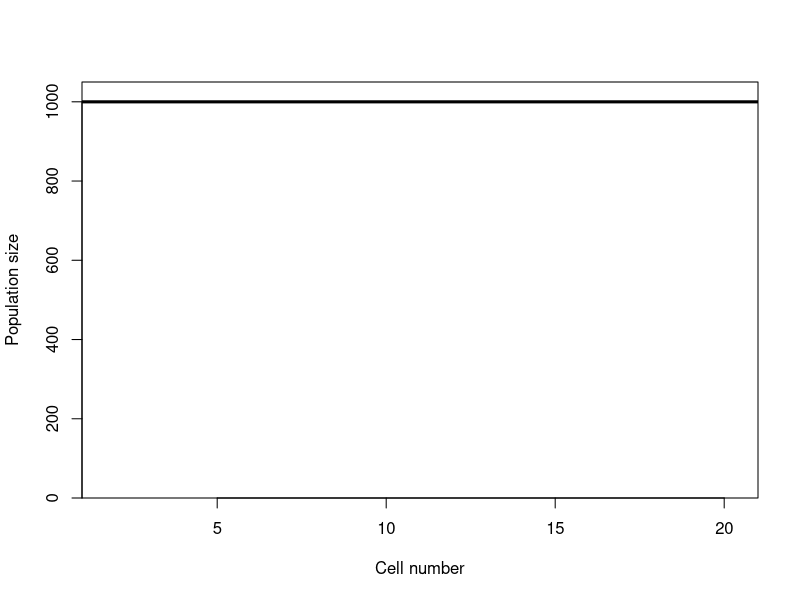

Reproduce this figure in R. (Note: this script raises an error after producing the figure.)
## ---- chunk 1
knitr::opts_chunk$set(echo = TRUE)
## ---- chunk 2
calc.harvest.vec <- function(u.out, ncells, MPA.width)  {
   u.vec <- vector(length=ncells) #create vector to store harvest rates in each cell hence the the length is ncells 
   u.vec[] <- u.out       #set every cell to u.out, equivalent to u.vec[1:ncells] <- u.out   
   if (MPA.width > 0) {   #no need to do this if there is no MPA! 
      MPA.begin <- round((ncells-MPA.width)/2)+1  #start cell of MPAin the middle of ncells 
      MPA.end <- MPA.begin + MPA.width -1         #end cell of MPA in the middle of ncells 
      u.vec[MPA.begin:MPA.end] <- 0        
   }
   return(u.vec)
}

calc.harvest.vec(u.out=0.5, ncells=100, MPA.width =5) 


## ---- chunk 3
MPA.model <- function(r, K, u.out, ncells, nsteps, 
                      MPA.width, mrate) {
   #harvest rate in each cell using function described in part 1
   u.vec <- calc.harvest.vec(u.out=u.out, ncells=ncells, MPA.width=MPA.width)
   
   #Population in each cell, empty cells place holder for later calcualtions 
   pop <- vector(length=ncells) 
   
   #set starting population in vector pop in each cell 
   # equal to K; this can be biomass estimate at first time step
    pop[]<-K
   
  # this models assumed pacman movement of individuals in the cells; where individuals moving off the right appear on the left and vice versa; there are other movement simulations that can be considered 
   #vector left.cells storing the cell numbers of cells to the left of each cell
   left.cell<- c(ncells, 1: (ncells-1))
    
   #vector right.cells storing the cell numbers of cells to the right of each cell
   right.cell<- c(2: ncells, 1) #Start at 2 since the fist cell (think corner) cannot move to the right, only to the left. the :1 wraps the area around 
   
   print(left.cell) #print allows you to see what the vectors look like to make sure they are right; not necessary when running simulations but are a good check 
   print(right.cell)
   print(u.vec)
   print(pop)
   
   #plot the initial numbers
   plot(x=1:ncells, y=pop, xlab="Cell number", lwd=3,
        ylab="Population size", ylim=c(0, 1.05*max(pop)), 
        type="l", yaxs="i", xaxs="i")
   
   #loop through the time steps (nsteps or # of years)
   for (i in 1:nsteps) {
      #Vector "leaving" is number of individuals leaving each cell 
      #Number leaving each cell is 2*movement rate*pop size
     #since i used vector operation there is no need to loop 
      leaving<-2*mrate*pop
      
      #The number of immigrants is 1/2 those leaving cells to the left and 1/2 those leaving cells to the right. 
      #The idea here is that individuals evely migrate to left and right cells
      arriving<-0.5*leaving[left.cell]+ 0.5*leaving[right.cell]
      
      #surplus production from the logistic model
      surplus<- r*pop *(1-pop/K)
      
      #Using Traceys Pt model, we would need to include the new variables in the first line of the function
       b_next = b + ((phi + 1) / phi ) * g * b * (1 -  (b ^ phi)  / (phi + 1)) - g * f_intervention * b - g * f_nonintervention * b
      
      #catches = harvest rate in each cell times the population size 
      #basically how much are we catching at each time step
      catches<- u.vec*pop
      
      
      #Now that we caught some fish and some migrated we update the population numbers
      pop<-pop+surplus-catches- leaving+ arriving
      
      #plot the population in each cell (uncomment when ready); plot allows us to see what population numbers look like in each cell as the model steps through each time step. We should see higher population inside MPA since harvest rate is 0.
      lines(x=1:ncells, y=pop, lwd=(nsteps-i+1)/nsteps*3)
   }
}
MPA.model(r=0.2, K=1000, u.out=0.4, ncells=21,
          MPA.width=5, nsteps=10, mrate=0.2)
## ---- chunk 4
MPA.eqm.catch <- function(r, K, u.out, ncells, nsteps, 
                      MPA.width, mrate) {
   #harvest rate in each cell
   u.vec <- calc.harvest.vec(u.out=u.out, ncells=ncells, MPA.width=MPA.width)
   
   #Population in each cell
   pop <- vector(length=ncells) 
   
   #set starting population in vector pop in each cell 
   # equal to K
    pop[]<-K
   
   #vector left.cells storing the cell numbers of  
   # cells to the left of each cell
   left.cell<- c(ncells, 1: (ncells-1))
    
   #vector right.cells storing the cell numbers of 
   # cells to the right of each cell
   right.cell<- c(2: ncells, 1) #Start at 2 since the fist cell cannot move to the right, only to the left. the :1 wraps the area around 

   #loop through the time steps
   for (i in 1:nsteps) {
      #Vector "leaving" of number leaving each cell 
      #Number leaving each cell is 2*movement rate*pop size
      leaving<-2*mrate*pop
      
      #The number of immigrants is 1/2 those leaving cells to the left and 1/2 those leaving cells to the right. 
      #This is a complicated expression, take a minute to think it through!
      arriving<-0.5*leaving[left.cell]+ 0.5*leaving[right.cell]
      
      #surplus production from the logistic model
      surplus<- r*pop *(1-pop/K)
      
      #catches = harvest rate in each cell times the population size 
      catches<- u.vec*pop
      
      #update the population numbers
      pop<-pop+surplus-catches- leaving+ arriving
      
   }
   return(sum(catches)) 
}

MPA.eqm.catch(r=0.2, K=1000, u.out=0.4, ncells=21,
          MPA.width=5, nsteps=10, mrate=0.2)
## ---- chunk 5
contour.width.harvest <- function(r=0.2, K=1000, ncells=100, nsteps=1000, mrate=0.2) {
   #vector MPA.widths[] to loop over; empty vectors as place holders
   MPA.widths <- 1:100  

   #vector harvest[] to loop over
   harvest <- seq(0,0.5,length.out=100)   
   
   #matrix catch.mat[] to store the equilibrium catches; rows are harvest, columns are MPA widths
   catch.mat<-matrix(nrow=length(harvest), ncol=length(MPA.widths))
    
   #loop through widths *and* loop through harvest rates
   #storing equilibrium summed catches from MPA.eqm.catch() 
   #length(harvest) used since the matrix will not recognize cell 0.5 column 10. Technicaly does not exist.
   
  for (i in 1:length(harvest)){
    for (j in 1:length(MPA.widths)){
      catch.mat[i, j]<-MPA.eqm.catch(r=r, K=K, u.out=harvest[i], ncells=ncells,MPA.width=MPA.widths[j], nsteps=nsteps, mrate=mrate)
    }
  }
   print(paste(i,j))  #this prints out the current loop number for progress
   
   
   #Plot a contour showing total catches by MPAwidth and harvest rate
   #xvalues are the harvest values, y values are MPA.widths, and 
   #z values are equilibrium catches stored in the matrix
   contour(x=harvest, y=MPA.widths, z=catch.mat,
           xlab="Harvest rate",  ylab="MPA width", 
           xaxs="i",yaxs="i", levels=c(100,200,300, 500,
                                       seq(1000,5000,500)))
   
   #return the resulting values for catches
   return(catch.mat)
}

contour.width.harvest()


#pdf("Figures//newfig.pdf",width=8, height=5)
x <- contour.width.harvest(r=0.2, K=1000, ncells=100, 
                           nsteps=100, mrate=0.1) 
#dev.off()

#lower movement rate
x <- contour.width.harvest(r=0.2, K=1000, ncells=100, 
                           nsteps=100, mrate=0.05) 

#higher value of r
x <- contour.width.harvest(r=0.5, K=1000, ncells=100, 
                           nsteps=100, mrate=0.1) 
